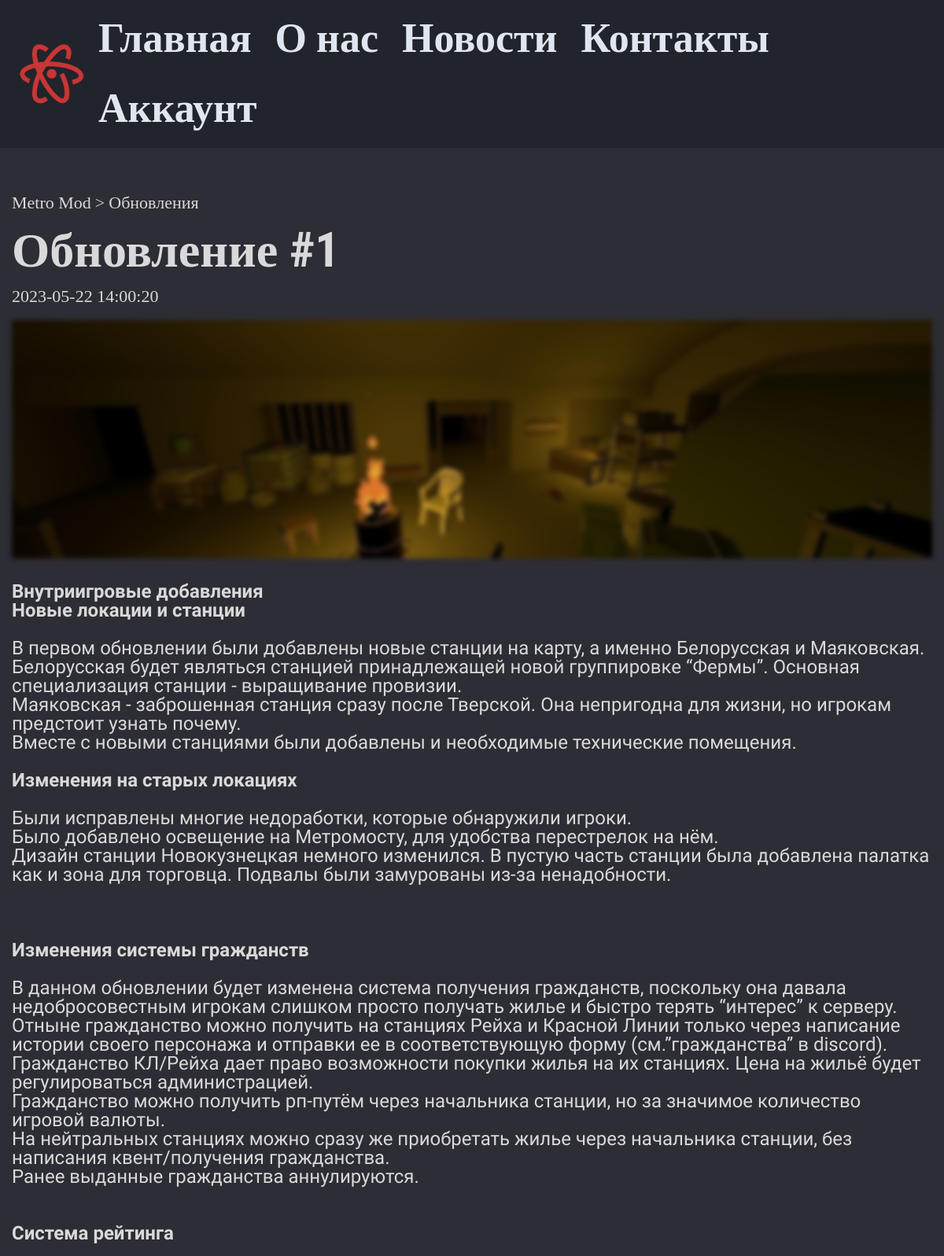
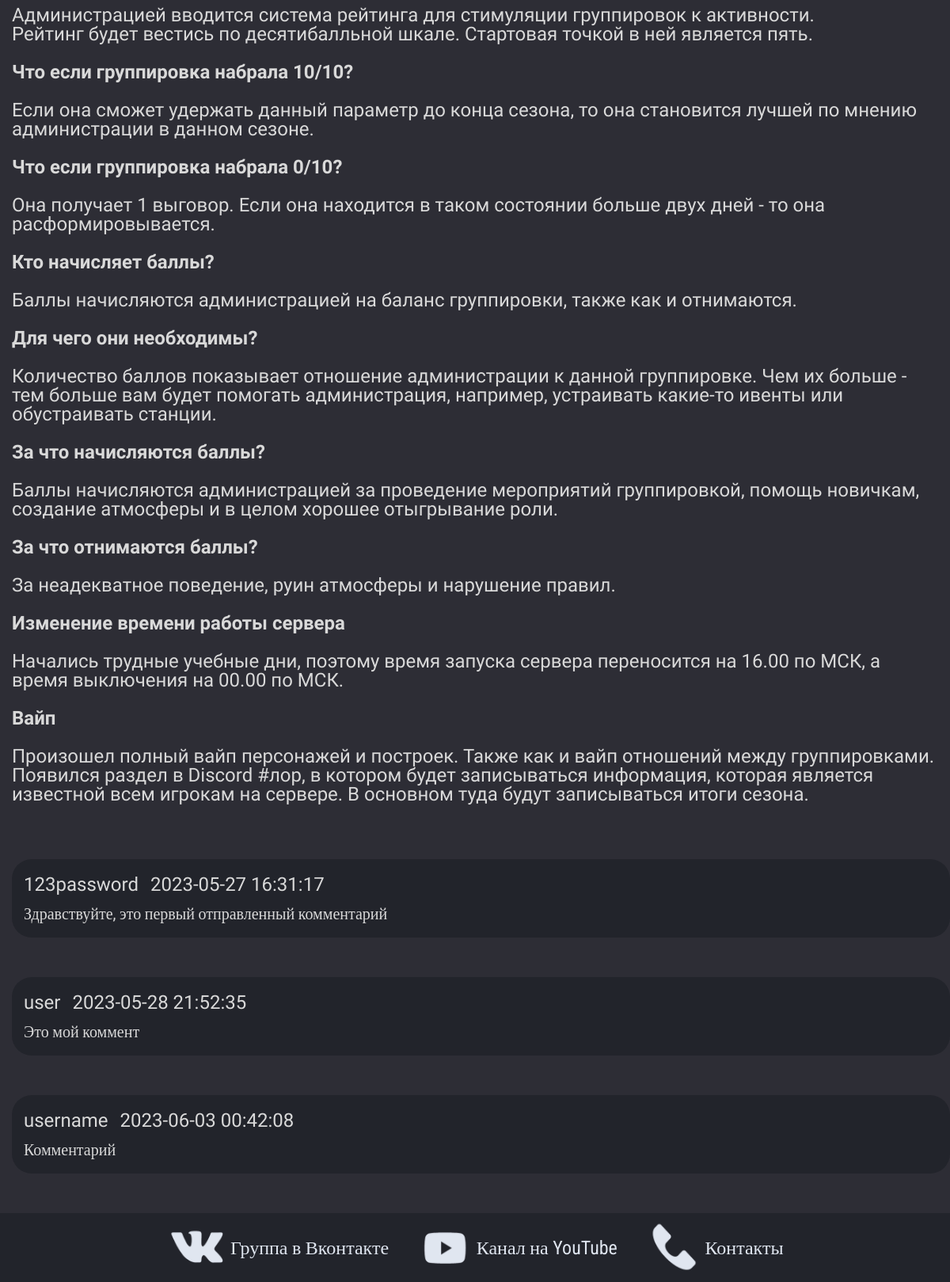
Screenshot of /news-single.php?id=64 with the database file from the repository (2 pictures, top to bottom).
### tables this page shows
CREATE TABLE `posts` (
  `id` int NOT NULL,
  `id_user` int NOT NULL,
  `title` varchar(255) NOT NULL,
  `img` varchar(255) NOT NULL,
  `content` text NOT NULL,
  `status` tinyint NOT NULL,
  `id_topic` int DEFAULT NULL,
  `created_date` datetime NOT NULL DEFAULT CURRENT_TIMESTAMP
);

CREATE TABLE `topics` (
  `id` int NOT NULL,
  `name` varchar(121) NOT NULL,
  `description` text NOT NULL
);

CREATE TABLE `comments` (
  `id` int NOT NULL,
  `status` tinyint NOT NULL DEFAULT '0',
  `id_post` int NOT NULL,
  `id_user` int NOT NULL,
  `content` text NOT NULL,
  `created_date` datetime NOT NULL DEFAULT CURRENT_TIMESTAMP
);

CREATE TABLE `users` (
  `id` int NOT NULL,
  `admin` tinyint NOT NULL,
  `blocked` tinyint NOT NULL DEFAULT '0',
  `username` varchar(255) NOT NULL,
  `email` varchar(255) NOT NULL,
  `password` varchar(255) NOT NULL,
  `created` timestamp NOT NULL DEFAULT CURRENT_TIMESTAMP
);

### app/controllers/single.php (called while the page is built, shortened)
<?php
if ($_SERVER['REQUEST_METHOD'] === 'GET' && isset($_GET['id'])) {
    $id = $_GET['id'];
    $post = selectOnePost($id);
    $title = $post['title'];
    $content = $post['content'];
    $topic = $post['name'];
    $img = $post['img'];
    $data = $post['created_date'];
}
?>

### app/database/db.php (called while the page is built, shortened)
<?php
require('connect.php');
function checkForError($query){
    $errorInfo = $query->errorInfo();
    return true;
}
function selectOnePost($id){
    global $pdo;
    $sql = "SELECT t1.title,
     t1.img,
     t1.content,
     t2.name,
     t1.created_date
     From posts as t1 JOIN topics as t2 on t1.id_topic=t2.id
     Where $id = t1.id;";
    $query = $pdo->prepare($sql);
    $query -> execute();
    return $query->fetch();
}
function selectAllCommentsInPost($id){
    global $pdo;
    $sql = "SELECT
    users.username,
    comments.created_date,
    comments.content
    FROM comments JOIN users ON comments.id_user = users.id
    Where comments.id_post = $id AND comments.status = 1";
    $query = $pdo->prepare($sql);
    $query -> execute();
    return $query->fetchAll();
}
?>

### app/controllers/commentaries-get.php (called while the page is built, shortened)
<?php
    if ($_SERVER['REQUEST_METHOD'] === 'GET' && isset($_GET['id'])) {
        $allComments = selectAllCommentsInPost($id);
    }
?>

### news-single.php (the view, shortened to what this page needs)
<?php
    include_once("app/database/db.php");
    include("app/controllers/single.php");
?>
<!doctype html>
<html lang="ru">
  <head>
    <link rel="stylesheet" href="/red-atom-games/assets/css/style.css">
  </head>
  <body>
    <div class="wrapper">
        <?php include("app/include/header.php"); ?>
        <main class="page">
           <div class="single__container _container">
                <div class="single__category">
                    <div class="category__first">
                        Metro Mod
                    </div>
                    <div class="category__delimiter">
                        >
                    </div>
                    <div class="category__two">
                        <?=$topic?>
                    </div>
                </div>
                <div class="single__header">
                    <h1><?=$title?></h1>
                </div>
                <div class="single__date">
                    <?=$data?>
                </div>
                <div class="single__img">
                    <img src="/red-atom-games/assets/image/posts/<?=$img?>" alt="Oh, this problem">
                </div>
                <div class="single__content">
                    <?=$content?>
                </div>
           </div>
        </main>
        <?php include("app/include/comments.php"); ?>
        <?php include("app/include/footer.php"); ?>
    </div>
  </body>
</html>

### app/include/comments.php
<?php
    include "app/controllers/commentaries-get.php";
?>
<?php foreach ($allComments as $comment): ?>
    <div class="commentary__container _container">
        <div class="commentary__item">
            <div class="commentary__header">
                <div class="Commentary__author">
                    <?= $comment["username"] ?>
                </div>
                <div class="commentary__date">
                    <?= $comment["created_date"] ?>
                </div>
            </div>
            <div class="commentary__content">
                <?= $comment["content"] ?>
            </div>
        </div>
    </div>
<?php endforeach; ?>

### assets/css/style.css (style rules this page uses)
*, *::before, *::after { padding: 0; margin: 0; border: 0; box-sizing: border-box; }
img { vertical-align: top; }
h1, h2, h3, h4, h5, h6 { font-weight: inherit; font-size: inherit; }
html, body { height: 100%; line-height: 1; font-size: 16px; color: #000; }
.wrapper { min-height: 100%; overflow: hidden; display: flex !important; flex-direction: column !important; }
._container { max-width: 1440px; padding: 0px 15px; margin: 0 auto; box-sizing: content-box; }
body { background: var(--mainColor); font-family: var(--menuText); }
:root { --mainColor: #2D2D35; --additionalColor: #22242B; --actionProjectColor: #C83636; --headerColor: #E0E6F0; --textColor: #D9D9D9; --standardButtonBorderColor: #3F424A; --standardButtonBackgroundColor: #24252B; --backgroundTextProjectColor: #F9ECEC; --menuText: 'Roboto Condensed'; --menuTextSize: 52px; --standardText: 'Work Sans'; --standardTextSize: 34px; --headerProject: 'Roboto Condensed'; --headerProjectSize: 92px; --textProject: 'Work Sans'; --textProjectSize: 40px; --button: 'button'; --buttonSize: 24px; --newsHeader: 'Work Sans'; --newsHeaderSize: 38; --newsInfo: 'Work Sans'; --newsInfoSize: 24; --tagline: 'Work Sans'; --taglineSize: 62px; --bigNewsHeaderName: 'Roboto Condensed'; --bigNewsHeaderNameSize: 62px; --bigNewsHeaderText: 'News Header Text'; --bigNewsHeaderSize: 22px; --textHeader: 'Work Sans'; --textHeaderSize: 34px; }
.page { flex: 1 1 auto; }
.single__container { margin: 40px 0px; display: flex; flex-direction: column; }
.single__category { display: flex; flex-direction: row; font-family: var(--bigNewsHeaderText); font-size: 22px; line-height: calc(40/22*100%); color: var(--textColor); margin: 10px 0px; }
.category__delimiter { padding: 0px 5px; }
.single__header { font-family: var(--bigNewsHeaderName); font-size: 62px; line-height: calc(40/62*100%); color: var(--textColor); font-weight: 700; margin: 10px 0px; }
.single__date { font-family: var(--bigNewsHeaderText); font-size: 22px; line-height: calc(40/22*100%); color: var(--textColor); margin: 10px 0px; }
.single__img img { width: 100%; height: 303px; filter: blur(3px); object-fit: cover; }
.single__content { font-family: var(--standardText); font-size: 24px; color: var(--textColor); line-height: calc(40/24px*100%); margin: 30px 0px; }
.commentary__container { margin: 0px 0px 50px 15px; border-radius: 25px; background: var(--additionalColor); }
.commentary__item { margin: 20px 0px; color: var(--textColor); }
.commentary__header { margin: 0px 0px 15px 0px; display: flex; flex-direction: row; font-size: 24px; font-family: var(--standardText); }
.commentary__date { margin: 0px 0px 0px 15px; }
.commentary__content { font-size: 20px; }

### rows the page displays
posts: id_topic.name "Обновления", title "Обновление #1", created_date "2023-05-22 14:00:20", img (picture), content "Внутриигровые добавления Новые локации и станции В первом обновлении были добавлены новые станции на карту, а именно Белорусская и Маяковская. Белорусская будет являться станцией принадлежащей новой группировке “Фермы”. Основная специализация станции - выращивание провизии. Маяковская - заброшенная станция сразу после Тверской. Она непригодна для жизни, но игрокам предстоит узнать почему. Вместе с новыми станциями были добавлены и необходимые технические помещения. Изменения на старых локациях Были исправлены многие недоработки, которые обнаружили игроки. Было добавлено освещение на Метромосту, для удобства перестрелок на нём. Дизайн станции Новокузнецкая немного изменился. В пустую часть…"
comments: id_user.username "123password", created_date "2023-05-27 16:31:17", content "Здравствуйте, это первый отправленный комментарий"
comments: id_user.username "user", created_date "2023-05-28 21:52:35", content "Это мой коммент"
comments: id_user.username "username", created_date "2023-06-03 00:42:08", content "Комментарий"
